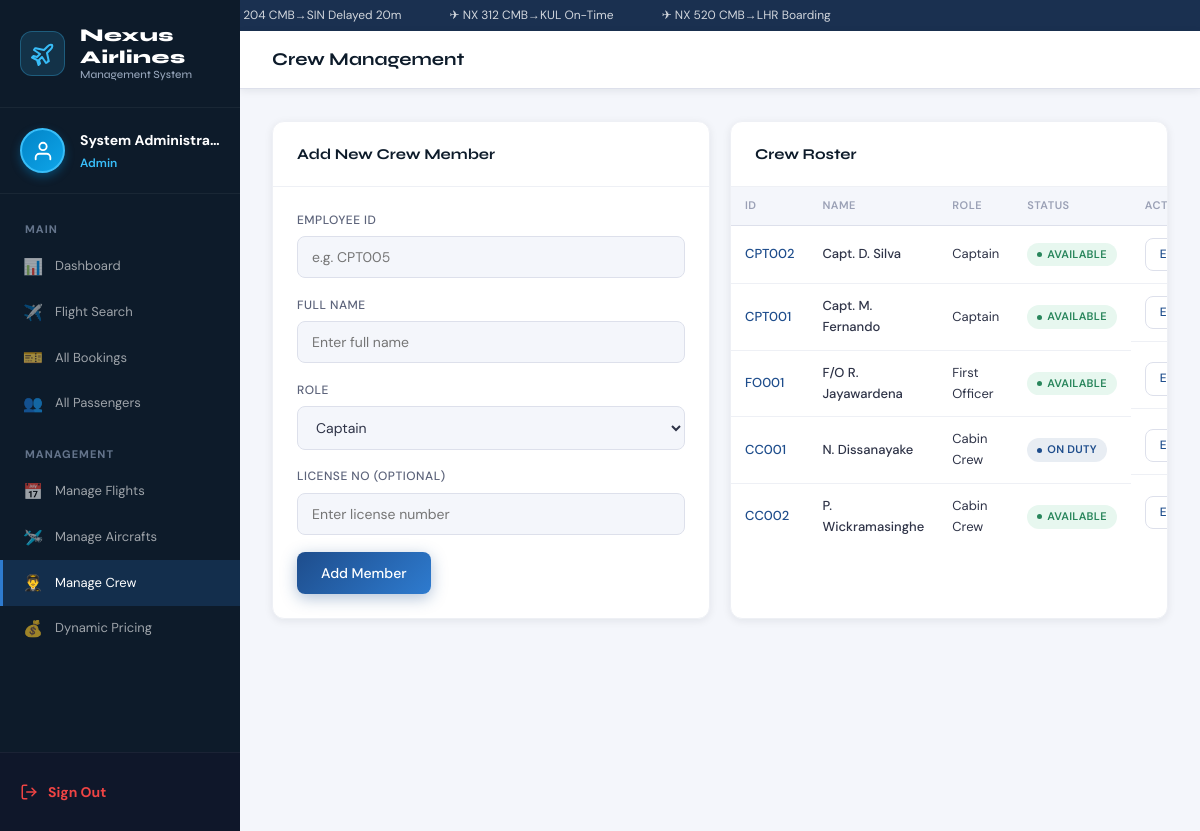
/manage_crew.php (signed in), run on the app's committed database.
### tables this page shows
CREATE TABLE IF NOT EXISTS crew (
    id           INT AUTO_INCREMENT PRIMARY KEY,
    employee_id  VARCHAR(20)  NOT NULL UNIQUE,
    full_name    VARCHAR(100) NOT NULL,
    role         ENUM('captain','first_officer','cabin_crew','purser') NOT NULL,
    license_no   VARCHAR(50),
    availability ENUM('available','on_duty','rest','leave') NOT NULL DEFAULT 'available',
    created_at   DATETIME NOT NULL DEFAULT NOW()
);

### manage_crew.php (the view, shortened to what this page needs)
<?php
$db = getDB();
$crew = $db->query("SELECT * FROM crew ORDER BY role ASC, full_name ASC")->fetchAll();
$editData = null;
?>
<!DOCTYPE html>
<html lang="en">
<head>
  <link rel="stylesheet" href="css/style.css">
</head>
<body>
<?php include 'includes/sidebar.php'; ?>
<div class="main-content">
<header class="topbar">
  <div class="topbar-title">Crew Management</div>
</header>
<main class="page-content">
  <div class="grid-2">
    <div class="card">
      <div class="card-header">
          <span class="card-title">
              <?= $editData ? 'Edit Crew Member Details' : 'Add New Crew Member' ?>
          </span>
      </div>
      <div class="card-body">
        <?php if($editData): ?>
            <form method="POST" action="manage_crew.php">
                <input type="hidden" name="action" value="update">
                <input type="hidden" name="id" value="<?= $editData['id'] ?>">
                <div class="form-group">
                    <label>Employee ID</label>
                    <input type="text" name="employee_id" value="<?= htmlspecialchars($editData['employee_id']) ?>" required>
                </div>
                <div class="form-group">
                    <label>Full Name</label>
                    <input type="text" name="full_name" value="<?= htmlspecialchars($editData['full_name']) ?>" required>
                </div>
                <div class="form-group">
                    <label>Role</label>
                    <select name="role" required>
                        <option value="captain" <?= $editData['role']=='captain'?'selected':'' ?>>Captain</option>
                        <option value="first_officer" <?= $editData['role']=='first_officer'?'selected':'' ?>>First Officer</option>
                        <option value="purser" <?= $editData['role']=='purser'?'selected':'' ?>>Purser</option>
                        <option value="cabin_crew" <?= $editData['role']=='cabin_crew'?'selected':'' ?>>Cabin Crew</option>
                    </select>
                </div>
                <div class="form-group">
                    <label>License No (Optional)</label>
                    <input type="text" name="license_no" value="<?= htmlspecialchars($editData['license_no']) ?>">
                </div>
                <div class="form-group">
                    <label>Availability Status</label>
                    <select name="availability" required>
                        <option value="available" <?= $editData['availability']=='available'?'selected':'' ?>>Available</option>
                        <option value="on_duty" <?= $editData['availability']=='on_duty'?'selected':'' ?>>On Duty</option>
                        <option value="rest" <?= $editData['availability']=='rest'?'selected':'' ?>>Rest</option>
                        <option value="leave" <?= $editData['availability']=='leave'?'selected':'' ?>>On Leave</option>
                    </select>
                </div>
                <button type="submit" class="btn-primary mt-2">Update Member</button>
                <a href="manage_crew.php" class="btn-secondary" style="display: inline-block; padding: 10px 15px; margin-top: 10px; margin-left: 10px; text-decoration: none; border-radius: 8px;">Cancel</a>
            </form>
        <?php else: ?>
            <form method="POST" action="manage_crew.php">
                <div class="form-group">
                    <label>Employee ID</label>
                    <input type="text" name="employee_id" placeholder="e.g. CPT005" required>
                </div>
                <div class="form-group">
                    <label>Full Name</label>
                    <input type="text" name="full_name" placeholder="Enter full name" required>
                </div>
                <div class="form-group">
                    <label>Role</label>
                    <select name="role" required>
                        <option value="captain">Captain</option>
                    </select>
                </div>
                <div class="form-group">
                    <label>License No (Optional)</label>
                    <input type="text" name="license_no" placeholder="Enter license number">
                </div>
                <button type="submit" class="btn-primary mt-2">Add Member</button>
            </form>
        <?php endif; ?>
      </div>
    </div>
    <div class="card">
      <div class="card-header"><span class="card-title">Crew Roster</span></div>
      <div class="table-wrap">
        <table class="ams-table">
          <thead>
            <tr>
              <th>ID</th>
              <th>NAME</th>
              <th>ROLE</th>
              <th>STATUS</th>
              <th>ACTION</th>
            </tr>
          </thead>
          <tbody>
          <?php if(empty($crew)): ?>
              <tr><td colspan="5" style="text-align:center; padding:20px; color:var(--gray-500);">No crew members found.</td></tr>
          <?php else: ?>
              <?php foreach ($crew as $c): ?>
                <tr>
                  <td class="fw" style="color:var(--sky)"><?= htmlspecialchars($c['employee_id']) ?></td>
                  <td style="font-weight:500;"><?= htmlspecialchars($c['full_name']) ?></td>
                  <td><?= ucwords(str_replace('_', ' ', $c['role'])) ?></td>
                  <td>
                      <?php
                        $statusClass = $c['availability']=='available' ? 'pill-success' : ($c['availability']=='on_duty' ? 'pill-info' : 'pill-warning');
                      ?>
                      <span class="pill <?= $statusClass ?>">
                          <?= ucfirst(str_replace('_', ' ', $c['availability'])) ?>
                      </span>
                  </td>
                  <td style="display: flex; gap: 5px;">
                      <a href="?edit_id=<?= $c['id'] ?>" class="btn-secondary btn-sm" style="text-decoration:none;">Edit</a>
                  </td>
                </tr>
              <?php endforeach; ?>
          <?php endif; ?>
          </tbody>
        </table>
      </div>
    </div>
  </div>
</main>
</div> <script src="js/app.js"></script>
</body>
</html>

### css/style.css (style rules this page uses)
:root { --navy: #0d1b2a; --navy-mid: #1a3050; --sky: #1e4d8c; --sky-light: #2e7bcf; --accent: #e8a135; --teal: #38b899; --danger: #e05252; --success: #3cb97a; --warn: #e8a135; --white: #ffffff; --off-white: #f4f6fb; --gray-100: #eef0f5; --gray-200: #dde0eb; --gray-400: #9aa0b5; --gray-600: #5c637a; --gray-800: #2e3347; --font-head: 'Syne', sans-serif; --font-body: 'DM Sans', sans-serif; --radius-sm: 8px; --radius-md: 12px; --radius-lg: 18px; --shadow-sm: 0 2px 8px rgba(13,27,42,.08); --shadow-md: 0 8px 32px rgba(13,27,42,.14); --shadow-lg: 0 20px 60px rgba(13,27,42,.20); --transition: .22s cubic-bezier(.4,0,.2,1); }
*, *::before, *::after { box-sizing: border-box; margin: 0; padding: 0; }
html { scroll-behavior: smooth; }
body { font-family: var(--font-body); font-size: 15px; line-height: 1.6; color: var(--gray-800); background: var(--off-white); }
a { color: var(--sky-light); text-decoration: none; }
.form-group { margin-bottom: 1.1rem; }
.form-group label { display: block; font-size: 12px; font-weight: 500; color: var(--gray-600); text-transform: uppercase; letter-spacing: .5px; margin-bottom: 6px; }
.form-group input, .form-group select, .form-group textarea { width: 100%; padding: 11px 14px; border: 1.5px solid var(--gray-200); border-radius: var(--radius-sm); font-family: var(--font-body); font-size: 14px; color: var(--gray-800); background: var(--off-white); transition: border-color var(--transition), box-shadow var(--transition); outline: none; }
.btn-primary { display: inline-flex; align-items: center; justify-content: center; gap: 8px; padding: 12px 24px; border-radius: var(--radius-sm); background: linear-gradient(135deg, var(--sky) 0%, var(--sky-light) 100%); color: white; font-family: var(--font-body); font-size: 14px; font-weight: 500; border: none; cursor: pointer; transition: transform var(--transition), box-shadow var(--transition), opacity var(--transition); box-shadow: 0 4px 16px rgba(30,77,140,.35); }
.btn-secondary { display: inline-flex; align-items: center; justify-content: center; gap: 8px; padding: 10px 20px; border-radius: var(--radius-sm); background: white; color: var(--sky); font-size: 14px; font-weight: 500; border: 1.5px solid var(--gray-200); cursor: pointer; transition: all var(--transition); }
.btn-sm { padding: 6px 14px; font-size: 12px; }
.main-content { margin-left: 240px; flex: 1; display: flex; flex-direction: column; min-height: 100vh; }
.topbar { background: white; border-bottom: 1px solid var(--gray-200); padding: .875rem 2rem; display: flex; align-items: center; justify-content: space-between; position: sticky; top: 0; z-index: 50; box-shadow: var(--shadow-sm); }
.topbar-title { font-family: var(--font-head); font-size: 18px; font-weight: 700; color: var(--navy); }
.page-content { padding: 2rem; flex: 1; }
.card { background: white; border-radius: var(--radius-md); box-shadow: var(--shadow-sm); border: 1px solid var(--gray-100); overflow: hidden; animation: fadeUp .4s ease both; }
.card-header { padding: 1.25rem 1.5rem; border-bottom: 1px solid var(--gray-100); display: flex; align-items: center; justify-content: space-between; }
.card-title { font-family: var(--font-head); font-size: 15px; font-weight: 700; color: var(--navy); }
.card-body { padding: 1.5rem; }
.table-wrap { overflow-x: auto; }
table.ams-table { width: 100%; border-collapse: collapse; font-size: 13px; }
.ams-table th { text-align: left; padding: 10px 14px; font-size: 11px; font-weight: 600; text-transform: uppercase; letter-spacing: .5px; color: var(--gray-400); background: var(--off-white); border-bottom: 1px solid var(--gray-200); }
.ams-table td { padding: 12px 14px; border-bottom: 1px solid var(--gray-100); color: var(--gray-800); vertical-align: middle; }
.ams-table tr:last-child td { border-bottom: none; }
.ams-table .fw { font-weight: 500; color: var(--navy); }
.pill { display: inline-flex; align-items: center; gap: 5px; padding: 3px 10px; border-radius: 20px; font-size: 11px; font-weight: 600; text-transform: uppercase; letter-spacing: .3px; }
.pill-success { background: rgba(60,185,122,.12); color: #28855b; }
.pill-info { background: rgba(30,77,140,.1); color: var(--sky); }
.pill::before { content: ''; width: 5px; height: 5px; border-radius: 50%; background: currentColor; }
.grid-2 { display: grid; grid-template-columns: 1fr 1fr; gap: 1.25rem; }

### data on the page
crew: employee "CPT002", full_name "Capt. D. Silva", role "Captain", availability "AVAILABLE"
crew: employee "CPT001", full_name "Capt. M. Fernando", role "Captain", availability "AVAILABLE"
crew: employee "FO001", full_name "F/O R. Jayawardena", role "First Officer", availability "AVAILABLE"
crew: employee "CC001", full_name "N. Dissanayake", role "Cabin Crew", availability "ON DUTY"
crew: employee "CC002", full_name "P. Wickramasinghe", role "Cabin Crew", availability "AVAILABLE"

### other printed values
$name "System Administra…"
$role "Admin"
